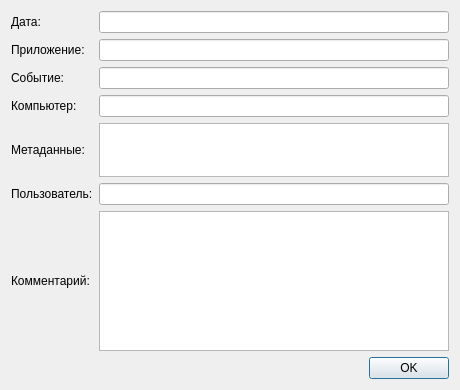
<?xml version="1.0" encoding="UTF-8"?>
<ui version="4.0">
 <class>DialogSelectedRow</class>
 <widget class="QDialog" name="DialogSelectedRow">
  <property name="geometry">
   <rect>
    <x>0</x>
    <y>0</y>
    <width>460</width>
    <height>390</height>
   </rect>
  </property>
  <property name="windowTitle">
   <string>Запись журнала регистрации</string>
  </property>
  <layout class="QGridLayout" name="gridLayout_2">
   <item row="0" column="0">
    <layout class="QGridLayout" name="gridLayout">
     <item row="1" column="1">
      <widget class="QLineEdit" name="lblApp"/>
     </item>
     <item row="3" column="0">
      <widget class="QLabel" name="label_4">
       <property name="text">
        <string>Компьютер:</string>
       </property>
      </widget>
     </item>
     <item row="5" column="0">
      <widget class="QLabel" name="label_6">
       <property name="text">
        <string>Пользователь:</string>
       </property>
      </widget>
     </item>
     <item row="1" column="0">
      <widget class="QLabel" name="label_2">
       <property name="text">
        <string>Приложение:</string>
       </property>
      </widget>
     </item>
     <item row="0" column="1">
      <widget class="QLineEdit" name="lblDate"/>
     </item>
     <item row="0" column="0">
      <widget class="QLabel" name="label">
       <property name="text">
        <string>Дата:</string>
       </property>
      </widget>
     </item>
     <item row="4" column="0">
      <widget class="QLabel" name="label_5">
       <property name="text">
        <string>Метаданные:</string>
       </property>
      </widget>
     </item>
     <item row="2" column="1">
      <widget class="QLineEdit" name="lblEvent"/>
     </item>
     <item row="5" column="1">
      <widget class="QLineEdit" name="lblUser"/>
     </item>
     <item row="2" column="0">
      <widget class="QLabel" name="label_3">
       <property name="text">
        <string>Событие:</string>
       </property>
      </widget>
     </item>
     <item row="3" column="1">
      <widget class="QLineEdit" name="lblComp"/>
     </item>
     <item row="6" column="0">
      <widget class="QLabel" name="label_7">
       <property name="text">
        <string>Комментарий:</string>
       </property>
      </widget>
     </item>
     <item row="6" column="1">
      <widget class="QTextEdit" name="txtComment">
       <property name="minimumSize">
        <size>
         <width>0</width>
         <height>54</height>
        </size>
       </property>
      </widget>
     </item>
     <item row="4" column="1">
      <widget class="QTextEdit" name="txtMetadata">
       <property name="minimumSize">
        <size>
         <width>0</width>
         <height>54</height>
        </size>
       </property>
       <property name="maximumSize">
        <size>
         <width>16777215</width>
         <height>54</height>
        </size>
       </property>
      </widget>
     </item>
    </layout>
   </item>
   <item row="1" column="0">
    <widget class="QDialogButtonBox" name="buttonBox">
     <property name="orientation">
      <enum>Qt::Horizontal</enum>
     </property>
     <property name="standardButtons">
      <set>QDialogButtonBox::Ok</set>
     </property>
    </widget>
   </item>
  </layout>
 </widget>
 <resources/>
 <connections>
  <connection>
   <sender>buttonBox</sender>
   <signal>accepted()</signal>
   <receiver>DialogSelectedRow</receiver>
   <slot>accept()</slot>
   <hints>
    <hint type="sourcelabel">
     <x>248</x>
     <y>254</y>
    </hint>
    <hint type="destinationlabel">
     <x>157</x>
     <y>274</y>
    </hint>
   </hints>
  </connection>
  <connection>
   <sender>buttonBox</sender>
   <signal>rejected()</signal>
   <receiver>DialogSelectedRow</receiver>
   <slot>reject()</slot>
   <hints>
    <hint type="sourcelabel">
     <x>316</x>
     <y>260</y>
    </hint>
    <hint type="destinationlabel">
     <x>286</x>
     <y>274</y>
    </hint>
   </hints>
  </connection>
 </connections>
</ui>
